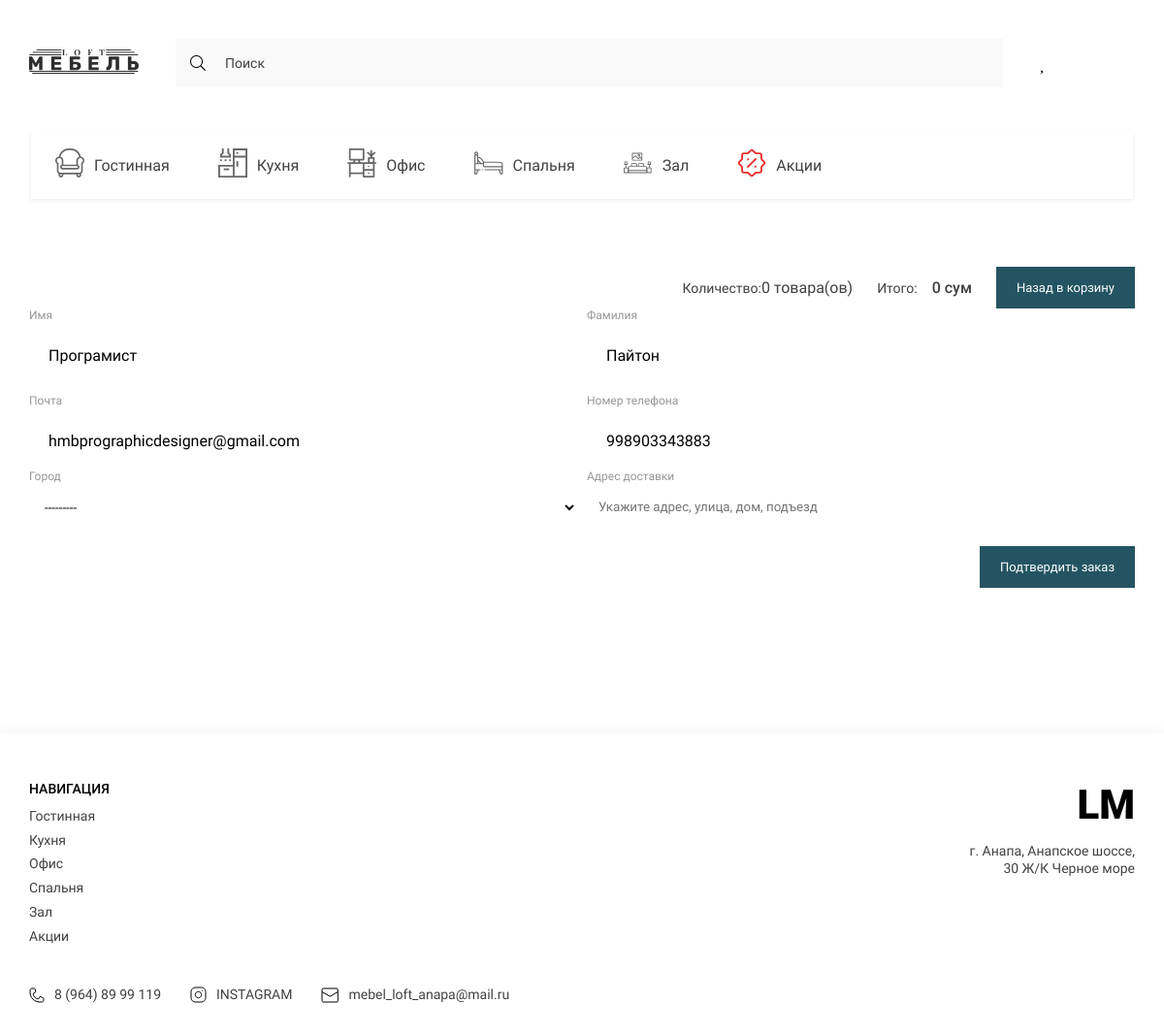
Screenshot of /checkout/ (signed in) with the database file from the repository.
### mebel_app/models.py (models this page shows, shortened)
class Category(models.Model):
    title = models.CharField(max_length=255, verbose_name='Категория', unique=True)
    image = models.FileField(upload_to='categories/', verbose_name='Иконка')
    slug = models.SlugField(unique=True, null=True, verbose_name='Слаг')
    def get_absolute_url(self):
        return reverse('category', kwargs={'slug': self.slug})
    def __str__(self):
        return self.title
    class Meta:
        verbose_name = 'Категория'
        verbose_name_plural = 'Категории'

class Order(models.Model):
    customer = models.ForeignKey(Customer, on_delete=models.SET_NULL, null=True, blank=True, verbose_name='Покупатель')
    created_at = models.DateTimeField(auto_now_add=True, verbose_name='Создан в')
    is_completed = models.BooleanField(default=False, verbose_name='Сделан ли')
    shipping = models.BooleanField(default=True, verbose_name='Доставка')
    class Meta:
        verbose_name = 'Заказ'
        verbose_name_plural = 'Заказы'
    @property
    def get_cart_total_price(self):
        order_product = self.orderproduct_set.all()
        total_price = sum([product.get_total_price for product in order_product])
        return total_price
    @property
    def get_cart_total_quantity(self):
        order_product = self.orderproduct_set.all()
        total_quantity = sum([product.quantity for product in order_product])
        return total_quantity

class Profile(models.Model):
    user = models.OneToOneField(User, on_delete=models.CASCADE)
    first_name = models.CharField(max_length=200, verbose_name='Имя')
    last_name = models.CharField(max_length=200, verbose_name='Фамилия')
    city = models.ForeignKey(Cities, on_delete=models.CASCADE, verbose_name='Город', null=True, blank=True)
    phone_number = models.CharField(max_length=200, verbose_name='Номер телефона', blank=True, null=True)
    class Meta:
        verbose_name = 'Профиль'
        verbose_name_plural = 'Профили'

class Cities(models.Model):
    city = models.CharField(max_length=150, verbose_name='Город')
    def __str__(self):
        return self.city
    class Meta:
        verbose_name = 'Город'
        verbose_name_plural = 'Города'

### mebel_app/views.py (the view)
# urls.py: path('checkout/', checkout, name='checkout'),
def checkout(request):
    cart_info = get_cart_data(request)
    context = {
        'customer_form': CustomerForm(),
        'shipping_form': ShippingForm(),
        'title': 'Оформление заказа',
        'cart_total_quantity': cart_info['cart_total_quantity'],
        'order': cart_info['order'],
        'products': cart_info['order_products'],
        'profile': Profile.objects.get(user=request.user)
    }
    return render(request, 'mebel_app/checkout.html', context)

### mebel_app/forms.py
class CustomerForm(forms.ModelForm):
    class Meta:
        model = Customer
        fields = ('first_name', 'last_name', 'email', 'phone_number')
        widgets = {
            'first_name': forms.TextInput(attrs={
                'class': 'form-control',
                'placeholder': 'Введите ваше имя',
                'required': False
            }),
            'last_name': forms.TextInput(attrs={
                'class': 'form-control',
                'placeholder': 'Введите вашу фамилию',
                'required': False
            }),
            'email': forms.EmailInput(attrs={
                'class': 'form-control',
                'placeholder': 'Ваша почта',
                'required': False
            }),
            'phone_number': forms.TextInput(attrs={
                'class': 'form-control',
                'placeholder': 'Введите ваш номер телефона'
            })
        }

class ShippingForm(forms.ModelForm):
    class Meta:
        model = ShippingAddress
        fields = ('address', 'city')
        widgets = {
            'city': forms.Select(attrs={
                'class': 'form-select mb-4',
                'style': 'padding:12px;width:100%;border:none;background:transparent;'
            }),
            'address': forms.TextInput(attrs={
                'class': 'form-control',
                'placeholder': 'Укажите адрес, улица, дом, подъезд',
                'style': 'padding:12px;width:100%;border:none;background:transparent;'
            })
        }

### mebel_app/templatetags/mebel_app_tags.py (called while the page is built)
@register.simple_tag()
def get_categories():
    categories = Category.objects.all()
    return categories

### mebel_app/utils.py (called while the page is built)
def get_cart_data(request):
    user_cart = CartForAuthenticatedUser(request)
    cart_info = user_cart.get_cart_info()
    return {
        'cart_total_quantity': cart_info['cart_total_quantity'],
        'cart_total_price': cart_info['cart_total_price'],
        'order': cart_info['order'],
        'order_products': cart_info['order_products']
    }

### mebel_app/templates/mebel_app/checkout.html (shortened to what this page needs)
{% extends 'base.html' %}
{% load mebel_app_tags %}
{% block main %}
<main class="main">
    <div class="container">
        <div class="row">
            <div class="col-lg-6">
                <section class="basket">
                    <form class="products__form">
                        <span>Количество:<span class="basket__count"><span>{{ order.get_cart_total_quantity }}</span> товара(ов)</span></span>
                        <span>Итого:<span class="products__form-price">{{ order.get_cart_total_price }} сум</span> </span>
                        <a href="{% url 'cart' %}" class="btn btn-dark">Назад в корзину</a>
                    </form>
                </section>
            </div>
            <div class="col-lg-6">
                <form action="{% url 'payment' %}" method="post" enctype="multipart/form-data">
                    <div id="customer-info">
                        <div class="profile__form-grid">
                            <div class="input__title">
                                <h2>Имя</h2>
                                {% if request.user.first_name %}
                                <div class="form-field">
                                    <p class="contact__section-input-a d-flex justify-content-between text-dark">{{ request.user.first_name }}</p>
                                </div>
                                {% else %}
                                <div class="form-field">
                                    {{ customer_form.first_name }}
                                </div>
                                {% endif %}
                            </div>
                            <div class="input__title">
                                <h2>Фамилия</h2>
                                {% if request.user.last_name %}
                                <div class="form-field">
                                    <p class="contact__section-input-a d-flex justify-content-between text-dark">{{ request.user.last_name }}</p>
                                </div>
                                {% else %}
                                <div class="form-field">
                                    {{ customer_form.last_name }}
                                </div>
                                {% endif %}
                            </div>
                            <div class="input__title">
                                <h2>Почта</h2>
                                {% if request.user.email %}
                                <div class="form-field">
                                    <p class="contact__section-input-a d-flex justify-content-between text-dark">{{ request.user.email }}</p>
                                </div>
                                {% else %}
                                <div class="form-field">
                                    {{ customer_form.email }}
                                </div>
                                {% endif %}
                            </div>
                            <div class="input__title">
                                <h2>Номер телефона</h2>
                                {% if profile.phone_number %}
                                <div class="form-field">
                                    <p class="contact__section-input-a d-flex justify-content-between text-dark">{{ profile.phone_number }}</p>
                                </div>
                                {% else %}
                                <div class="form-field">
                                    {{ customer_form.phone_number }}
                                </div>
                                {% endif %}
                            </div>
                        </div>
                    </div>
                    <div id="address-info">
                        <div class="profile__form-grid">
                            <div class="input__title">
                                <h2>Город</h2>
                                <div class="form-field  d-flex justify-content-between text-dark">
                                    {{ shipping_form.city }}
                                </div>
                            </div>
                            <div class="input__title">
                                <h2>Адрес доставки</h2>
                                <div class="form-field  d-flex justify-content-between text-dark">
                                    {{ shipping_form.address }}
                                </div>
                            </div>
                        </div>
                    </div>
                    <br>
                    <div align="right">
                    <button type="submit" class="btn btn-dark">Подтвердить заказ</button>
                        </div>
                </form>
            </div>
        </div>
    </div>
</main>
{% endblock main %}

### templates/components/_category.html
              {% load mebel_app_tags %}
<div class="padding-left" style="
    max-width: 1136px;
    width: 100%;
    margin: 25px  auto;
">
  {% get_categories as categories %}
                    <ul class="header__list _categories">
   {% for category in categories %}
                        <li>
                            <a href="{{ category.get_absolute_url }}" class="header__list-links">
                                <span class="header__list-img">
                                    <img src="{{ category.image.url }}" alt="icons" width="30" height="30">
                                </span>
                                {{ category }}
                            </a>
                        </li>
    {% endfor %}
                    </ul>
</div>

### templates/components/_footer.html
{% load static %}
              {% load mebel_app_tags %}
<footer class="footer">
    <div class="container">
        <div class="footer__content">
            <div class="footer__navigate">
                <div class="footer__navigate-part">
                    <h2 class="footer__navigate-title">НАВИГАЦИЯ</h2>
                    <div class="footer__navigate-lists">
                          {% get_categories as categories %}
                        <ul class="footer__navigate-list">
                            {% for category in categories %}
                            <li><a href="{{ category.get_absolute_url }}" class="footer__navigate-links">{{ category.title }}</a></li>
{% endfor %}
                        </ul>
                    </div>
                </div>
                <div class="footer__navigate-part _right">
                    <a href="./index.html" class="footer__logo">LM</a>
                    <p class="footer__adress">г. Анапа, Анапское шоссе, 30 Ж/К Черное море</p>
                </div>
            </div>
            <div class="footer__social">
                <ul class="footer__social-list">
                    <li>
                        <a href="tel:89648999119" class="footer__social-links">
                            <img src="{% static 'mebel_app/assets/icons/phone.svg' %}" alt="phone">
                            8 (964) 89 99 119
                        </a>
                    </li>
                    <li>
                        <a href="https://www.instagram.com/habibaziz33" target="_blank" class="footer__social-links">
                            <img src="{% static 'mebel_app/assets/icons/inst.svg' %}" alt="insta">
                            INSTAGRAM
                        </a>
                    </li>
                    <li>
                        <a href="mailto:mebel_loft_anapa@mail.ru" target="_blank" class="footer__social-links">
                            <img src="{% static 'mebel_app//assets/icons/mail.svg' %}" alt="mail">
                            mebel_loft_anapa@mail.ru
                        </a>
                    </li>
                </ul>
            </div>
        </div>
    </div>
</footer>

### mebel_app/static/mebel_app/style/style.css (style rules this page uses)
:root { --containerWidth: 1140px; --primaryColor: #414141; --primaryFont: 'Roboto'; --mainColor: #245462; }
* { padding: 0; margin: 0; box-sizing: border-box; text-decoration: none; list-style: none; font-family: var(--primaryFont); }
.container { width: 100%; max-width: calc(var(--containerWidth) + 30px); margin: 0 auto; padding: 0 15px; }
.btn { outline: none; border: none; padding: 13px 20px; font-style: normal; font-weight: normal; font-size: 13px; line-height: 15px; background: var(--mainColor); border: 1px solid var(--mainColor); transition: color .3s linear, background .3s linear; color: #FFFFFF; }
.nav__content-bars, ._categories, .nav__list-links>img, .nav__bars-open, ._truck { display: none; }
.header__list { display: flex; justify-content: space-between; align-items: center; }
.header__list._categories { justify-content: flex-start; width: 100%; overflow-x: scroll; background: #FFFFFF; box-shadow: 0px 2px 4px rgba(0, 0, 0, 0.07); margin-bottom: 30px; }
.header__list-links { padding: 24px 25px; display: flex; justify-content: center; align-items: center; height: 70px; transition: background .3s linear, color .3s linear; width: max-content; font-family: 'Roboto'; font-size: 16px; line-height: 19px; color: #414141; }
.header__list-links img { margin-right: 10px; min-width: 18px; transition: filter .3s linear; }
.main { width: 100%; flex-grow: 1; padding-bottom: 150px; }
.input__title { width: 100%; }
.input__title h2, .textarea__title { font-style: normal; font-weight: normal; font-size: 12px; line-height: 14px; color: #969696; margin-bottom: 5px; }
.basket { display: flex; flex-direction: column; width: 100%; }
.basket__count { font-style: normal; font-weight: normal; font-size: 16px; line-height: 19px; color: var(--primaryColor); }
.products__form { display: flex; margin-top: 40px; justify-content: flex-end; align-items: center; }
.products__form>span { font-style: normal; font-weight: normal; font-size: 14px; line-height: 16px; color: var(--primaryColor); margin-right: 25px; display: flex; justify-content: center; align-items: center; }
.products__form-price { font-style: normal; font-weight: 500; font-size: 16px; line-height: 19px; color: var(--primaryColor); display: block; margin-left: 15px; }
.profile__form-grid { display: grid; grid-template-columns: repeat(2, 1fr); gap: 10px; }
.contact__section-input-a { padding:20px; }
.footer { width: 100%; padding: 49px 0 32px; background: #FFFFFF; box-shadow: 0px -4px 10px rgba(0, 0, 0, 0.03); }
.footer__content { width: 100%; display: flex; flex-direction: column; justify-content: center; }
.footer__navigate { display: flex; width: 100%; justify-content: space-between; margin-bottom: 35px; }
.footer__navigate-part._right { text-align: right; }
.footer__navigate-title { font-weight: 500; font-size: 14px; line-height: 126.69%; color: #000000; margin-bottom: 10px; text-transform: uppercase; }
.footer__navigate-lists { display: flex; }
.footer__navigate-list { display: flex; flex-direction: column; align-items: flex-start; justify-content: flex-start; }
.footer__navigate-links { font-size: 14px; line-height: 126.69%; color: #414141; display: block; margin-bottom: 7.24px; transition: color .3s linear; }
.footer__logo { font-weight: 900; font-size: 42px; line-height: 49px; color: #000000; display: block; margin-bottom: 15px; }
.footer__adress { font-size: 14px; line-height: 126.69%; text-align: right; color: #414141; width: 100%; max-width: 171px; }
.footer__social { display: flex; justify-content: space-between; width: 100%; }
.footer__social-list { display: flex; justify-content: center; text-align: right; align-items: center; }
.footer__social-links { display: flex; justify-content: center; align-items: center; font-size: 14px; line-height: 126.69%; color: #414141; margin-right: 30px; }
.footer__social-list li:last-child .footer__social-links { margin-right: 0; }
.footer__social-links img { margin-right: 10px; }

### rows the page displays
Category: image (picture), title "Гостинная"
Category: image (picture), title "Кухня"
Category: image (picture), title "Офис"
Category: image (picture), title "Спальня"
Category: image (picture), title "Зал"
Category: image (picture), title "Акции"
Order: get_cart_total_quantity "0", get_cart_total_price "0"
Profile: phone_number "998903343883"
Cities: city "---------"

### other values shown
{{ request.user.first_name }} "Програмист"
{{ request.user.last_name }} "Пайтон"
{{ request.user.email }} "hmbprographicdesigner@gmail.com"
